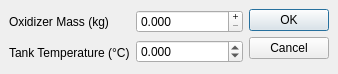
<?xml version="1.0" encoding="UTF-8"?>
<ui version="4.0">
 <class>MainWindow</class>
 <widget class="QMainWindow" name="MainWindow">
  <property name="geometry">
   <rect>
    <x>0</x>
    <y>0</y>
    <width>338</width>
    <height>74</height>
   </rect>
  </property>
  <property name="windowTitle">
   <string>Simulation Settings</string>
  </property>
  <property name="windowIcon">
   <iconset>
    <normaloff>../logo.png</normaloff>../logo.png</iconset>
  </property>
  <widget class="QWidget" name="centralwidget">
   <layout class="QHBoxLayout" name="horizontalLayout">
    <item>
     <layout class="QVBoxLayout" name="verticalLayout_2">
      <item>
       <widget class="QLabel" name="label">
        <property name="text">
         <string>Oxidizer Mass (kg)</string>
        </property>
       </widget>
      </item>
      <item>
       <widget class="QLabel" name="label_2">
        <property name="text">
         <string>Tank Temperature (°C)</string>
        </property>
       </widget>
      </item>
     </layout>
    </item>
    <item>
     <layout class="QVBoxLayout" name="verticalLayout_3">
      <item>
       <widget class="QDoubleSpinBox" name="spinBoxOxMass">
        <property name="buttonSymbols">
         <enum>QAbstractSpinBox::PlusMinus</enum>
        </property>
        <property name="decimals">
         <number>3</number>
        </property>
        <property name="maximum">
         <double>1000.000000000000000</double>
        </property>
        <property name="singleStep">
         <double>0.050000000000000</double>
        </property>
       </widget>
      </item>
      <item>
       <widget class="QDoubleSpinBox" name="spinBoxTankTemp">
        <property name="decimals">
         <number>3</number>
        </property>
        <property name="minimum">
         <double>-90.819999999999993</double>
        </property>
        <property name="maximum">
         <double>36.369999999999997</double>
        </property>
       </widget>
      </item>
     </layout>
    </item>
    <item>
     <widget class="QDialogButtonBox" name="buttonBox">
      <property name="orientation">
       <enum>Qt::Vertical</enum>
      </property>
      <property name="standardButtons">
       <set>QDialogButtonBox::Cancel|QDialogButtonBox::Ok</set>
      </property>
     </widget>
    </item>
   </layout>
  </widget>
 </widget>
 <resources/>
 <connections>
  <connection>
   <sender>buttonBox</sender>
   <signal>rejected()</signal>
   <receiver>MainWindow</receiver>
   <slot>close()</slot>
   <hints>
    <hint type="sourcelabel">
     <x>288</x>
     <y>36</y>
    </hint>
    <hint type="destinationlabel">
     <x>168</x>
     <y>36</y>
    </hint>
   </hints>
  </connection>
 </connections>
</ui>
